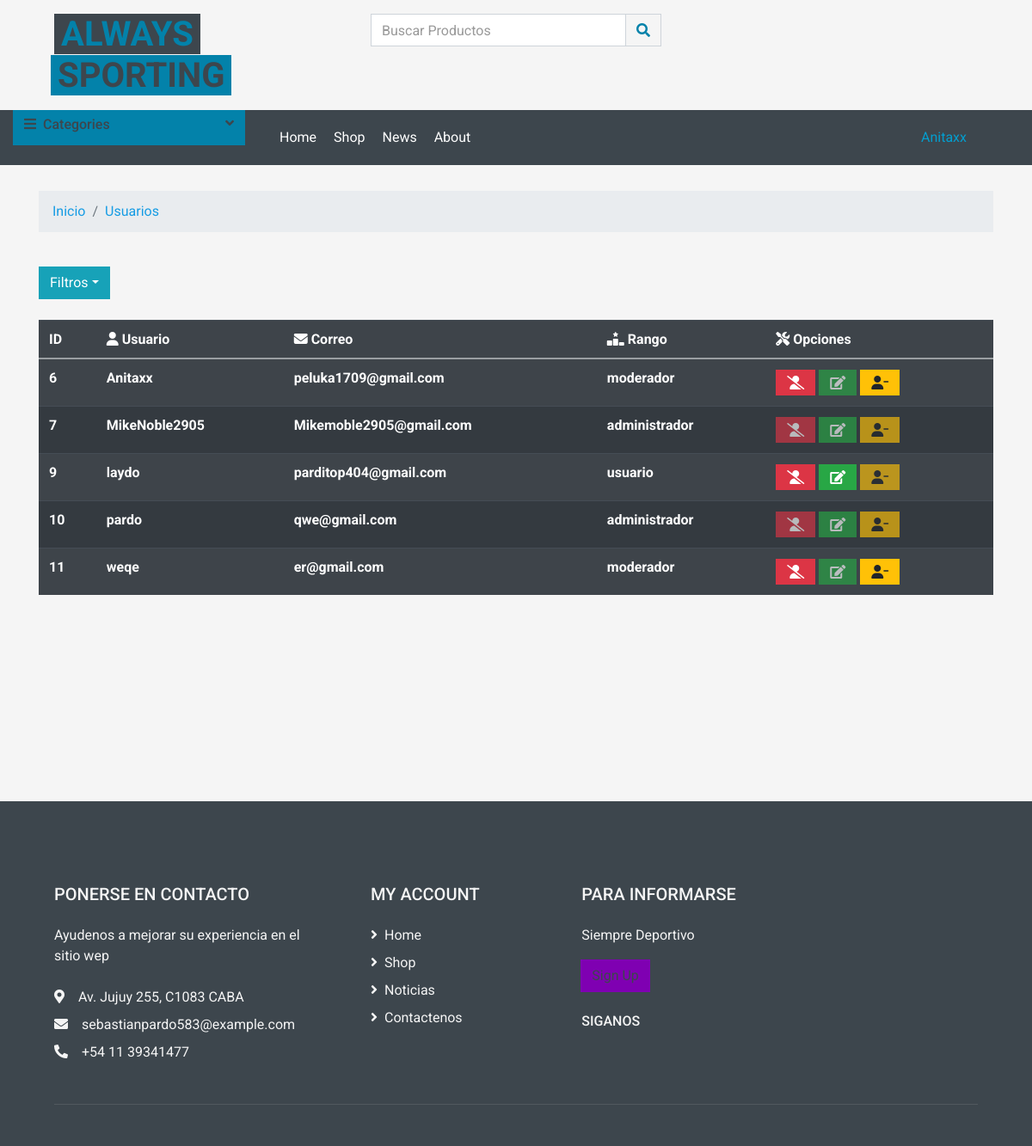
The app's page /lista_usu.php (signed in) with its own data.
### tables this page shows
CREATE TABLE `usuarios` (
  `id` int(11) UNSIGNED NOT NULL,
  `user_name` varchar(50) NOT NULL,
  `contra` varchar(100) NOT NULL,
  `email` varchar(50) NOT NULL,
  `rol` int(11) NOT NULL
);

CREATE TABLE `roles` (
  `id_rol` int(11) UNSIGNED NOT NULL,
  `rol` varchar(50) NOT NULL
);

### lista_usu.php (called while the page is built, shortened)
<?php
require_once "includes/config.php";
$sql= "SELECT * FROM usuarios INNER JOIN roles ON usuarios.rol = roles.id_rol";
$res = mysqli_query($conn, $sql);
$list_usser = mysqli_fetch_all($res, MYSQLI_ASSOC);
require_once "views/layout.php";

### views/lista_usu.php (the view, shortened to what this page needs)
<div class="container">
    <nav aria-label="breadcrumb">
        <ol class="breadcrumb">
            <li class="breadcrumb-item"><a href="index.php" class="link-info" style="text-decoration: none;">Inicio</a></li>
            <li class="breadcrumb-item active" aria-current="page"><a class="link-dark" style="text-decoration: none;">Usuarios</a></li>
        </ol>
    </nav>
</div>
<div class="container">
    <button type="button" class="btn btn-info dropdown-toggle" data-toggle="dropdown" > Filtros<span class="caret"></span></button>&nbsp;&nbsp;
</div>
<div class="container">
    <table class="table table-dark table-striped">
        <tr>
            <th>ID</th>
            <th><i class="fa-solid fa-user"></i> Usuario</th>
            <th><i class="fa-solid fa-envelope"></i> Correo</th>
            <th><i class="fa-solid fa-ranking-star"></i> Rango</th>
            <th><i class="fa-solid fa-screwdriver-wrench" ></i> Opciones</th>
        </tr>
        <tbody>
            <?php foreach ($list_usser as $usser) {
                if ($_SESSION['usuario']['rol'] > 1) {
            ?>
                    <tr>
                        <th><?php echo $usser['id']; ?></th>
                        <th><?php echo $usser['user_name']; ?></th>
                        <th><?php echo $usser['email']; ?></th>
                        <th><?php echo $usser['rol']; ?></th>
                        <td>
                            <a class="btn btn-danger <?php echo $usser['rol'] == "administrador" ? 'disabled' : '' ?>" href="listas_opciones_usu.php?id=<?php echo $usser['id'] ?>" data-toggle="tooltip" data-placement="top" title="Eliminar"><i class="fa-solid fa-user-slash" ></i></a>
                            <a class="btn btn-success <?php echo $usser['rol'] == "moderador" ? 'disabled' : '' ?><?php echo $usser['rol'] == "administrador" ? 'disabled' : '' ?>" href="listas_opciones_usu.php?mod=<?php echo $usser['id'] ?>" data-toggle="tooltip" data-placement="top" title="Asender"><i class="fas fa-edit" ></i></a>
                            <a class="btn btn-warning <?php echo $usser['rol'] == "administrador" ? 'disabled' : '' ?><?php echo $usser['rol'] == "usuario" ? 'disabled' : '' ?>" href="listas_opciones_usu.php?id_reset=<?php echo $usser['id'] ?>" data-toggle="tooltip" data-placement="top" title="Desender"><i class="fa-solid fa-user-minus"></i></a>
                        </td>
                <?php }
            } ?>
                    </tr>
        </tbody>
    </table>
</div>

### views/layout.php (shortened to what this page needs)
<header>
    <?php require_once "navbar.php"; ?>
</header>
<?php
$section = (isset($section)) ? $section : 'home';
require_once $section.'.php';
?>
<footer style="margin-top: 20%">
    <?php require_once "footer.php"; ?>
</footer>

### views/navbar.php (shortened to what this page needs)
<!DOCTYPE html>
<html lang="en">
<head>
    <link href="https://cdnjs.cloudflare.com/ajax/libs/font-awesome/5.10.0/css/all.min.css" rel="stylesheet">
    <link href="lib/animate/animate.min.css" rel="stylesheet">
    <link href="lib/owlcarousel/assets/owl.carousel.min.css" rel="stylesheet">
    <link href="css/style.css" rel="stylesheet">
</head>
<div class="container-fluid">
    <div class="row  py-3 px-xl-5 d-none d-lg-flex">
        <div class="col-lg-4">
            <a href="index.php" class="text-decoration-none">
                <span class="h1   bg-dark px-2" style="color:rgb(3, 130, 170);">ALWAYS</span>
                <span class="h1  text-dark  px-2 ml-n1" style="background-color:rgb(3, 130, 170);">SPORTING</span>
            </a>
        </div>
        <div class="col-lg-4  text-left">
            <form action="">
                <div class="input-group">
                    <input type="text" algin="text-left" class="form-control" placeholder="Buscar Productos">
                    <div class="input-group-append">
                        <span class="input-group-text bg-transparent text-primary">
                            <i class="fa fa-search" style="color:rgb(3, 130, 170);"></i>
                        </span>
                    </div>
                </div>
            </form>
        </div>
    </div>
</div>
<div class="container-fluid bg-dark mb-30 ">
    <div class="row xl-2">
        <div class="col-lg-3 ">
            <a class="btn d-flex  justify-content-between  " style="background-color:rgb(3, 130, 170);" data-toggle="collapse" href="#navbar-vertical" style="height: 65px; padding: 0 30px; " style="background-color:rgb(3, 130, 170);">
                <h6 class="text-dark md-10"><i class="fa fa-bars mr-2"></i>Categories</h6>
                <i class="fa fa-angle-down text-dark"></i>
            </a>
        </div>
        <div class="col-lg-9">
            <nav class="navbar navbar-expand-lg bg-dark navbar-dark py-3 py-lg-0 px-0">
                <div class="collapse navbar-collapse justify-content-between" id="navbarCollapse">
                    <div class="navbar-nav mr-auto py-0">
                        <a href="index.php" class="nav-item nav-link text-white">Home</a>
                        <a href="shop.php" class="nav-item nav-link text-white">Shop</a>
                        <a href="" class="nav-item nav-link text-white">News</a>
                        <a href="about_us.php" class="nav-item nav-link text-white">About</a>
                    </div>
                </div>
                <?php
                if (isset($_SESSION['usuario'])) {
                ?>
                    <div class="nav-item dropdown col-lg-2">
                        <a href="#" class="nav-link dropdown-toggle " style="color:rgb(3 158 207);" data-toggle="dropdown"><i class="user"></i> <?php echo $_SESSION['usuario']['user_name']; ?> </a>
                    </div>
                <?php } ?>
            </nav>
        </div>
    </div>
</div>

### views/footer.php (shortened to what this page needs)
   <div class="container-fluid bg-dark text-secondary mt-5 pt-5">
        <div class="row px-xl-5 pt-5">
            <div class="col-lg-4 col-md-12 mb-5 pr-3 pr-xl-5">
                <h5 class="text-secondary text-uppercase mb-4">Ponerse en contacto</h5>
                <p class="mb-4">Ayudenos a mejorar su experiencia en el sitio wep</p>
                <p class="mb-2"><i class="fa fa-map-marker-alt mr-3"></i>Av. Jujuy 255, C1083 CABA</p>
                <p class="mb-2"><i class="fa fa-envelope  mr-3"></i>sebastianpardo583@example.com</p>
                <p class="mb-0"><i class="fa fa-phone-alt  mr-3"></i>+54 11 39341477</p>
            </div>
            <div class="col-lg-8 col-md-12">
                <div class="row">
                    <div class="col-md-4 mb-5">
                        <h5 class="text-secondary text-uppercase mb-4">My Account</h5>
                        <div class="d-flex flex-column justify-content-start">
                            <a class="text-secondary mb-2" href="index.php"><i class="fa fa-angle-right mr-2"></i>Home</a>
                            <a class="text-secondary mb-2" href="shop.php"><i class="fa fa-angle-right mr-2"></i>Shop</a>
                            <a class="text-secondary mb-2" href="#"><i class="fa fa-angle-right mr-2"></i>Noticias</a>
                            <a class="text-secondary" href="mailto:sebastianpardo583@gmail.com"><i class="fa fa-angle-right mr-2"></i>Contactenos</a>
                        </div>
                    </div>
                    <div class="col-md-4 mb-5">
                        <h5 class="text-secondary text-uppercase mb-4">Para Informarse</h5>
                        <p>Siempre Deportivo</p>
                        <form action="">
                            <div class="input-group">
                                <div class="input-group-append">
                                    <button class="btn text-dark" style="background-color:rgb(127, 0, 178);"><a href="register.php" class="text-dark">Sign Up</a></button>
                                </div>
                            </div>
                        </form>
                        <h6 class="text-secondary text-uppercase mt-4 mb-3">Siganos</h6>
                    </div>
                </div>
            </div>
        </div>
        <div class="row border-top mx-xl-5 py-4" style="border-color: rgba(256, 256, 256, .1) !important;">
        </div>
    </div>
</body>
</html>

### records on screen
usuarios: id "6", user_name "Anitaxx", email "peluka1709@gmail.com", roles.rol "moderador"
usuarios: id "7", user_name "MikeNoble2905", email "Mikemoble2905@gmail.com", roles.rol "administrador"
usuarios: id "9", user_name "laydo", email "parditop404@gmail.com", roles.rol "usuario"
usuarios: id "10", user_name "pardo", email "qwe@gmail.com", roles.rol "administrador"
usuarios: id "11", user_name "weqe", email "er@gmail.com", roles.rol "moderador"

### other values on screen
$_SESSION['usuario']['user_name'] "Anitaxx"
